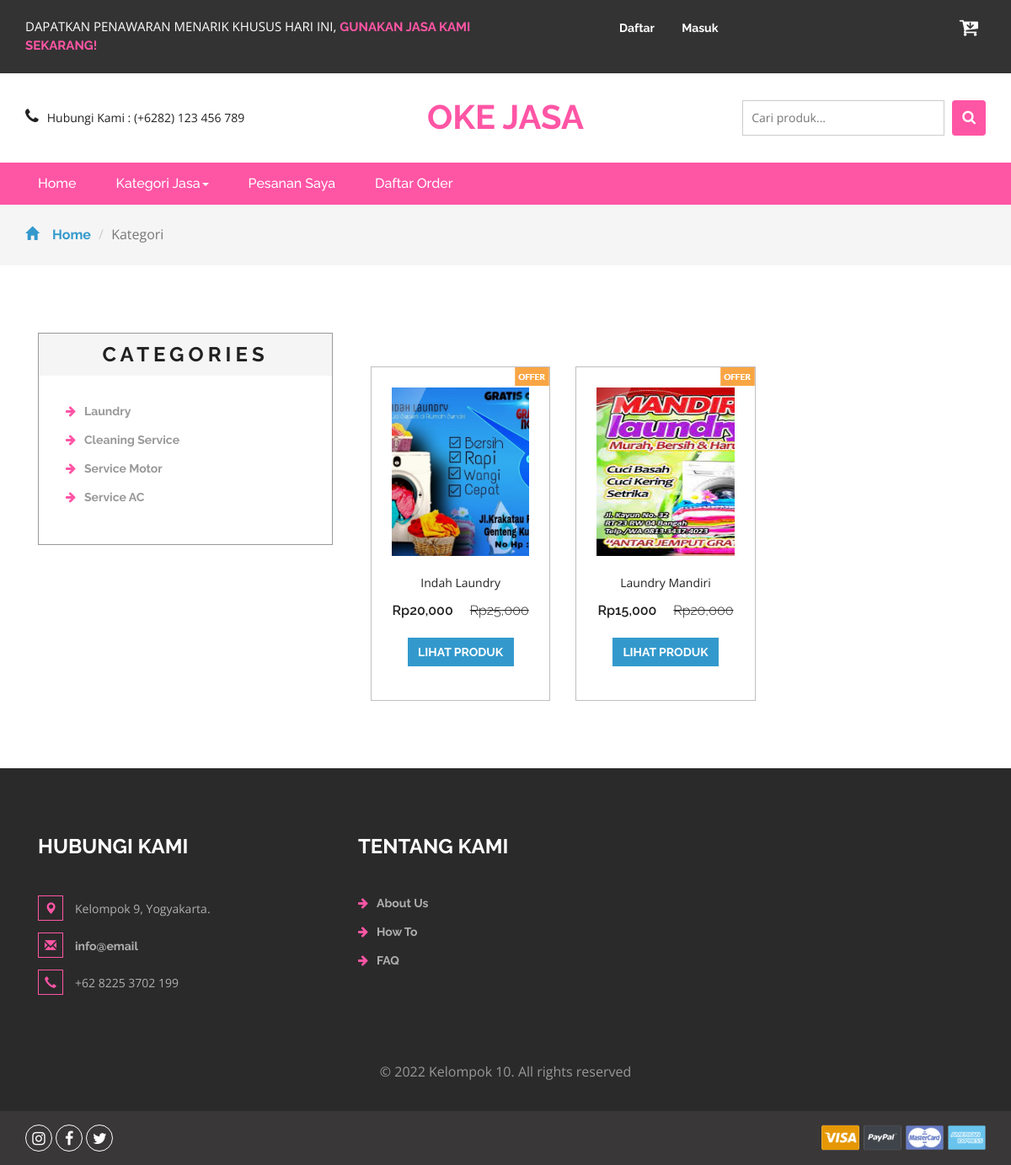
The app's page /kategori.php?idkategori=5 with its own data.
### tables this page shows
CREATE TABLE `kategori` (
  `idkategori` int(11) NOT NULL,
  `namakategori` varchar(20) NOT NULL,
  `tgldibuat` timestamp NOT NULL DEFAULT current_timestamp()
);

CREATE TABLE `produk` (
  `idproduk` int(11) NOT NULL,
  `idkategori` int(11) NOT NULL,
  `namaproduk` varchar(30) NOT NULL,
  `gambar` varchar(100) NOT NULL,
  `deskripsi` varchar(200) NOT NULL,
  `rate` int(11) NOT NULL,
  `hargabefore` int(11) NOT NULL,
  `hargaafter` int(11) NOT NULL,
  `tgldibuat` timestamp NOT NULL DEFAULT current_timestamp()
);

### kategori.php (the view, shortened to what this page needs)
<?php
include 'dbconnect.php';
$idk = $_GET['idkategori'];
?>
<!DOCTYPE html>
<html>
<head>
<link href="css/bootstrap.css" rel="stylesheet" type="text/css" media="all" />
<link href="css/style.css" rel="stylesheet" type="text/css" media="all" />
<link href="css/font-awesome.css" rel="stylesheet">
</head>
<body>
<?php include 'header.php'; ?>
<?php include 'navigastion.php'; ?>
	<div class="breadcrumbs">
		<div class="container">
			<ol class="breadcrumb breadcrumb1 animated wow slideInLeft" data-wow-delay=".5s">
				<li><a href="index.php"><span class="glyphicon glyphicon-home" aria-hidden="true"></span>Home</a></li>
				<li class="active">Kategori</li>
			</ol>
		</div>
	</div>
	<div class="products">
		<div class="container">
			<div class="col-md-4 products-left">
				<div class="categories">
					<h2>Categories</h2>
					<ul class="cate">
						<?php
						$kat=mysqli_query($conn,"SELECT * from kategori order by idkategori ASC");
						while($p=mysqli_fetch_array($kat)){
							?>
						<li>
							<a href="kategori.php?idkategori=
							<?php
						echo $p['idkategori'] ?>"
						>
						<i class="fa fa-arrow-right" aria-hidden="true"></i><?php echo $p['namakategori'] ?></a></li><?php
							}
							?>
					</ul>
				</div>
			</div>
			<div class="col-md-8 products-right">
				<div class="agile_top_brands_grids">
				<?php
					$brgs=mysqli_query($conn,"SELECT * from produk where idkategori='$idk' order by idproduk ASC");
					$x = mysqli_num_rows($brgs);
					if($x>0){
					while($p=mysqli_fetch_array($brgs)){
					?>
						<div class="col-md-4 top_brand_left">
						<div class="hover14 column">
							<div class="agile_top_brand_left_grid">
								<div class="agile_top_brand_left_grid_pos">
									<img src="images/offer.png" alt=" " class="img-responsive" />
								</div>
								<div class="agile_top_brand_left_grid1">
									<figure>
										<div class="snipcart-item block">
											<div class="snipcart-thumb">
												<a href="product.php?idproduk=<?php echo $p['idproduk'] ?>"><img src="<?php echo $p['gambar']?>" width="200px" height="200px"></a>
												<p><?php echo $p['namaproduk'] ?></p>
												<h4>Rp<?php echo number_format($p['hargaafter']) ?> <span>Rp<?php echo number_format($p['hargabefore']) ?></span></h4>
											</div>
											<div class="snipcart-details top_brand_home_details">
												<fieldset>
													<a href="product.php?idproduk=<?php echo $p['idproduk'] ?>"><input type="submit" class="button" value="Lihat Produk" /></a>
												</fieldset>
											</div>
										</div>
									</figure>
								</div>
							</div>
						</div>
					</div>
						<?php
							}
					} else {
						echo "Data tidak ditemukan";
					}
						?>
				</div>
			</div>
		</div>
	</div>
<?php include 'footer.php'; ?>
<link href="css/skdslider.css" rel="stylesheet">
</body>
</html>

### css/style.css (style rules this page uses)
html, body { font-size: 100%; font-family: 'Open Sans', sans-serif; background:#ffffff; }
ul li,ol li { font-size:14px; }
p { margin:0; }
h1,h2,h3,h4,h5,h6,a { font-family: 'Raleway', sans-serif; margin:0; font-weight:700; }
ul,label { margin:0; padding:0; }
.snipcart-thumb a { display: block; text-align: center; }
.agile_top_brand_left_grid { position: relative; display: block; }
input[type="submit"],#PPMiniCart .minicart-submit,.w3ls_vegetables ul li a,input[type="reset"],.agileinfo_mail_grid_left ul li a,.events_bottom_left2 ul li a,.w3ls_service_grids1_right a,ul.agileits_social_icons li a,.w3l_banner_nav_right_banner_pet a,.w3ls_w3l_banner_nav_right_grid_head_grid ul li a,.products-breadcrumb ul li a,.w3_footer_grid ul li a,.w3l_fresh_vegetables_grid ul li a,.wthree_footer_copy p a,.agile_top_brand_left_grid1 .button,.w3ls_logo_products_left1 ul.special_items li a,.w3ls_logo_products_left1 ul.phone_email li a { transition: .5s ease-in; -webkit-transition: .5s ease-in; -moz-transition: .5s ease-in; -o-transition: .5s ease-in; -ms-transition: .5s ease-in; }
.agile_top_brand_left_grid { background: #FFFFFF; padding: .5em; position:relative; }
.agile_top_brand_left_grid_pos { position:absolute; top:0%; right:0%; }
.agile_top_brand_left_grid1 { padding:1em; }
.agile_top_brand_left_grid1 img { margin:0 auto; }
.agile_top_brand_left_grid1 p { color:#212121; margin:1.5em 0 1em; line-height:1.5em; text-transform:capitalize; font-size:14px; text-align: center; }
.agile_top_brand_left_grid1 h4,.agileinfo_single_right_snipcart h4 { font-weight:600; font-size:1em; color:#212121; text-align: center; }
.agile_top_brand_left_grid1 h4 span,.agileinfo_single_right_snipcart h4 span { font-weight:300; text-decoration:line-through; padding-left:1em; }
.snipcart-details { text-align: center; margin: 1.5em auto 1em; width:77%; }
.snipcart-details input.button { font-size: 14px; color: #fff; background: #3399cc; text-decoration: none; position: relative; border: none; border-radius: 0; width: 100%; text-transform: uppercase; padding: .5em 0; outline: none; }
.column div.agile_top_brand_left_grid { position: relative; margin:0; }
.agile_top_brand_left_grid figure { margin: 0; padding: 0; background:transparent; overflow: hidden; z-index: 0; }
.hover14 figure { position: relative; }
.hover14 figure::before { position: absolute; top: 0; left: -75%; z-index: 2; display: block; content: ''; width: 50%; height: 100%; background: -webkit-linear-gradient(left, rgba(255,255,255,0) 0%, rgba(255,255,255,.3) 100%); background: linear-gradient(to right, rgba(255,255,255,0) 0%, rgba(255,255,255,.3) 100%); -webkit-transform: skewX(-25deg); transform: skewX(-25deg); }
.agile_top_brands_grids { margin-top: 40px; }
.hover14.column { border: 1px solid #c0bebe; }
i.fa.fa-arrow-right { color: #ff55a5; margin-right: 10px; }
.breadcrumb1 li span { left: 0em; padding-right: 1em; color: #3399cc; }
.breadcrumbs { padding: 1.5em 0; background: #f5f5f5; }
.breadcrumb { margin-bottom: 0 !important; padding: 0 !important; }
.breadcrumb1 li { font-size: 1em; color: #999; }
.breadcrumb1 li a { color: #3399cc; text-decoration: none; }
.products { padding: 5em 0; }
.categories,.new-products { border:1px solid #999; }
.categories h2 { font-size: 1.5em; color: #212121; margin: 0; padding: .5em; background: #f5f5f5; text-transform: uppercase; text-align: center; letter-spacing: 5px; }
.categories ul.cate,.new-products-grids { padding:2em; }
.categories ul li { display:block; color:#999; font-size:14px; margin-bottom:1em; }
.categories ul li a { color:#999; text-decoration:none; }
.glyphicon { position: relative; top: 1px; display: inline-block; font-family: 'Glyphicons Halflings'; font-style: normal; font-weight: 400; line-height: 1; -webkit-font-smoothing: antialiased; -moz-osx-font-smoothing: grayscale; color: #777; }

### records on screen
kategori: namakategori "Laundry"
kategori: namakategori "Cleaning Service"
kategori: namakategori "Service Motor"
kategori: namakategori "Service AC"
produk: gambar (picture), namaproduk "Indah Laundry", hargaafter "20,000", hargabefore "25,000"
produk: gambar (picture), namaproduk "Laundry Mandiri", hargaafter "15,000", hargabefore "20,000"
